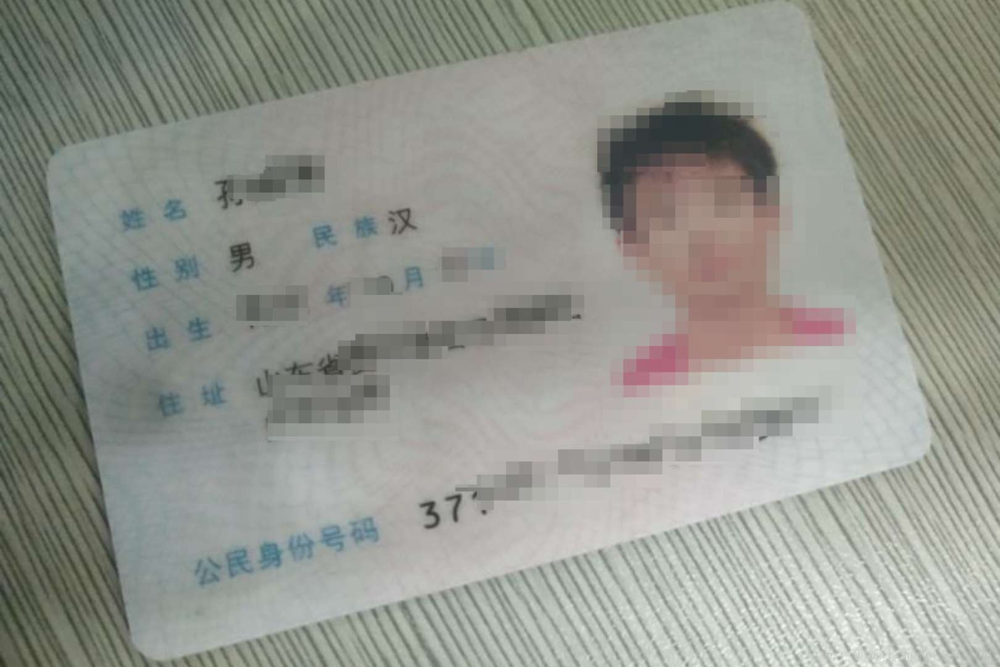
#> input picture example/utils/images/sfz1.png, 1000 x 667 px, shrunk from 1619 x 1080 before the run
$ python xzjz.py
#> lines starting #> are read from the running program, lines starting #| are printed output that depends on the picture; after the words box and inside, x2 and y2 are one past the last pixel; in counts of white or black regions, pixels touching at a corner belong together; long printed decimals are rounded
# Copyright 2019 ChangyuLiu Authors. All Rights Reserved.
# Licensed under the Apache License, Version 2.0 (the "License");
#   you may not use this file except in compliance with the License.
#   You may obtain a copy of the License at
#
#       http://www.apache.org/licenses/LICENSE-2.0
#
# Unless required by applicable law or agreed to in writing, software
# distributed under the License is distributed on an "AS IS" BASIS,
# WITHOUT WARRANTIES OR CONDITIONS OF ANY KIND, either express or implied.
# See the License for the specific language governing permissions and
# limitations under the License.
# ==============================================================================


import cv2
import numpy as np
import math

def fourier_demo():
    #1、灰度化读取文件，
    img = cv2.imread('./images/sfz1.png',0)
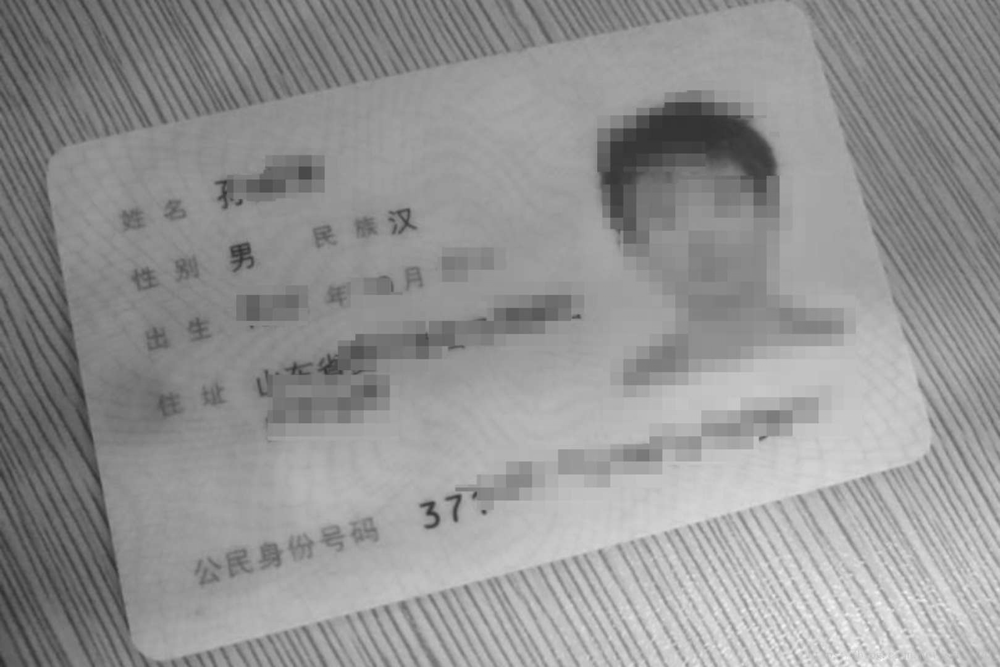
#> img: shape (667, 1000); min 45, max 252, mean 147.3

    #2、图像延扩
    h, w = img.shape[:2]
#> h = 667; w = 1000
    new_h = cv2.getOptimalDFTSize(h)
#> new_h = 675
    new_w = cv2.getOptimalDFTSize(w)
#> new_w = 1000
    right = new_w - w
#> right = 0
    bottom = new_h - h
#> bottom = 8
    nimg = cv2.copyMakeBorder(img, 0, bottom, 0, right, borderType=cv2.BORDER_CONSTANT, value=0)
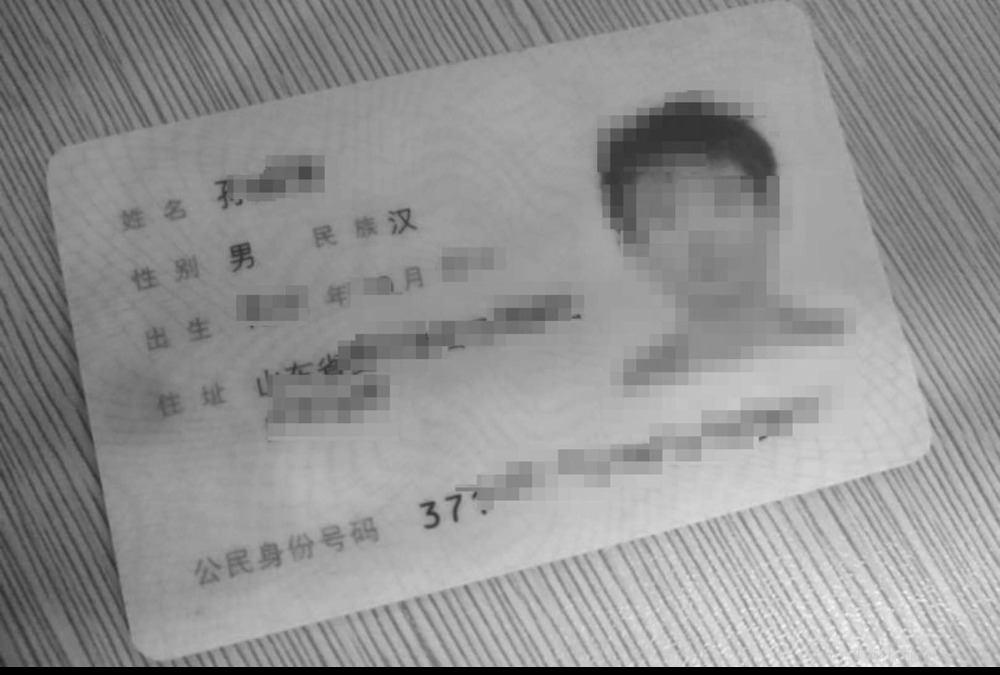
#> nimg: shape (675, 1000); min 0, max 252, mean 145.5
    cv2.imshow('new image', nimg)

    #3、执行傅里叶变换，并过得频域图像
    f = np.fft.fft2(nimg)
    fshift = np.fft.fftshift(f)
    magnitude = np.log(np.abs(fshift))
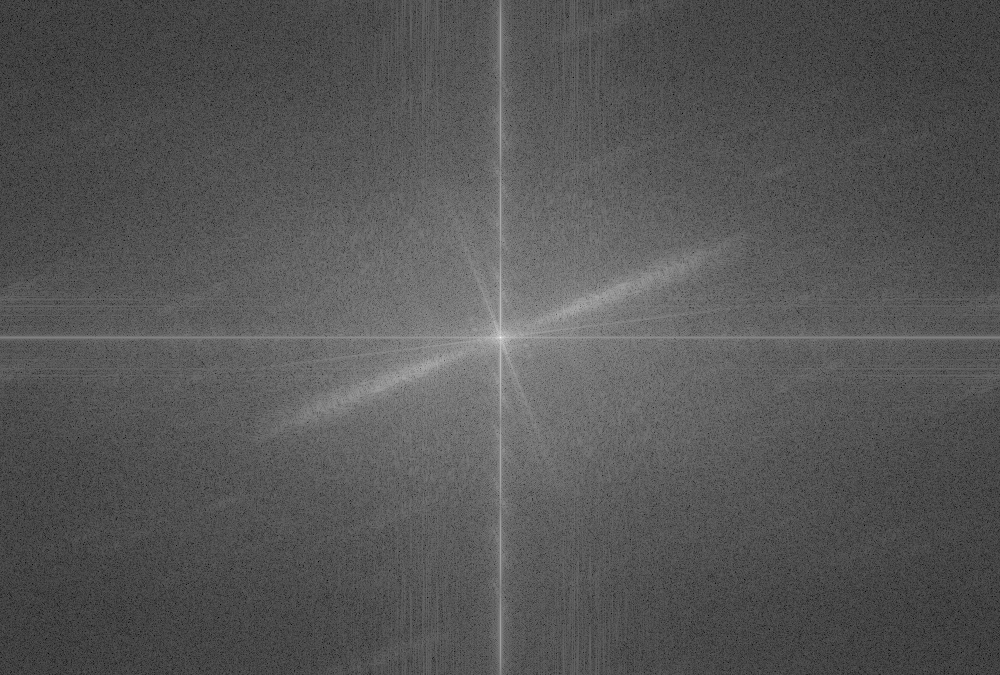
#> magnitude: shape (675, 1000) float64; min 0.825, max 18.4, mean 6.78; drawn with min black and max white


    #二值化
    magnitude_uint = magnitude.astype(np.uint8)
    ret, thresh = cv2.threshold(magnitude_uint, 11, 255, cv2.THRESH_BINARY)
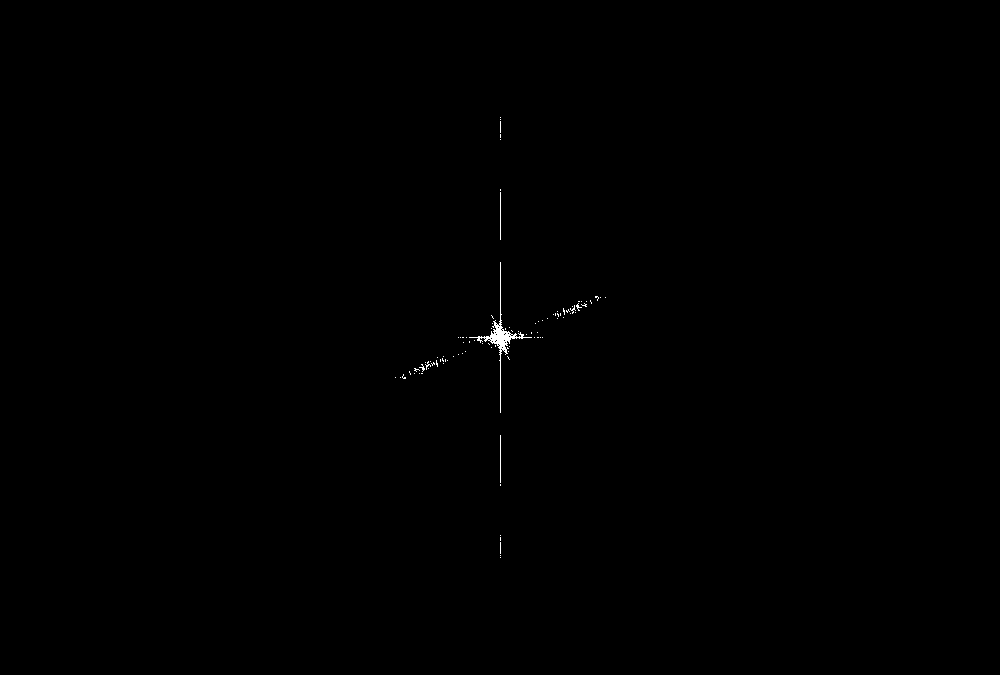
#> thresh: shape (675, 1000); 0.15% white in thin lines or dots, all inside (x1, y1, x2, y2) = (395, 117, 606, 558)
    print(ret)

    cv2.imshow('thresh', thresh)
    print(thresh.dtype)
#| uint8
    #霍夫直线变换
    lines = cv2.HoughLinesP(thresh, 2, np.pi/180, 30, minLineLength=40, maxLineGap=100)
#> lines = [[500, 557, 500, 117], [414, 368, 600, 297], [403, 375, 605, 297], [478, 336, 522, 336], [478, 338, 542, 337], [469, 342, 575, 312], [400, 377, 586, 306], [492, 316, 508, 358], [402, 377, 521, 334], [395, 377, 509, 327], [491, 347, 578, 301]]
    print(len(lines))
#| 11

    #创建一个新图像，标注直线
    lineimg = np.ones(nimg.shape,dtype=np.uint8)
    lineimg = lineimg * 255

    piThresh = np.pi/180
    pi2 = np.pi/2
    print(piThresh)

    for line in lines:
        x1, y1, x2, y2 = line[0]
        cv2.line(lineimg, (x1, y1), (x2, y2), (0, 255, 0), 2)
        if x2 - x1 == 0:
            continue
        else:
            theta = (y2 - y1) / (x2 - x1)
        if abs(theta) < piThresh or abs(theta - pi2) < piThresh:
            continue
        else:
            print(theta)
#> this loop made 11 passes
#> (x1, y1, x2, y2, theta) on passes 2 to 11: (414, 368, 600, 297, -0.382), (403, 375, 605, 297, -0.386), (478, 336, 522, 336, 0), (478, 338, 542, 337, -0.0156), (469, 342, 575, 312, -0.283), (400, 377, 586, 306, -0.382), (492, 316, 508, 358, 2.62), (402, 377, 521, 334, -0.361), (395, 377, 509, 327, -0.439), (491, 347, 578, 301, -0.529)
#| -0.3817
#| -0.3861
#| -0.283
#| -0.3817
#| 2.625
#| -0.3613
#| -0.4386
#| -0.5287
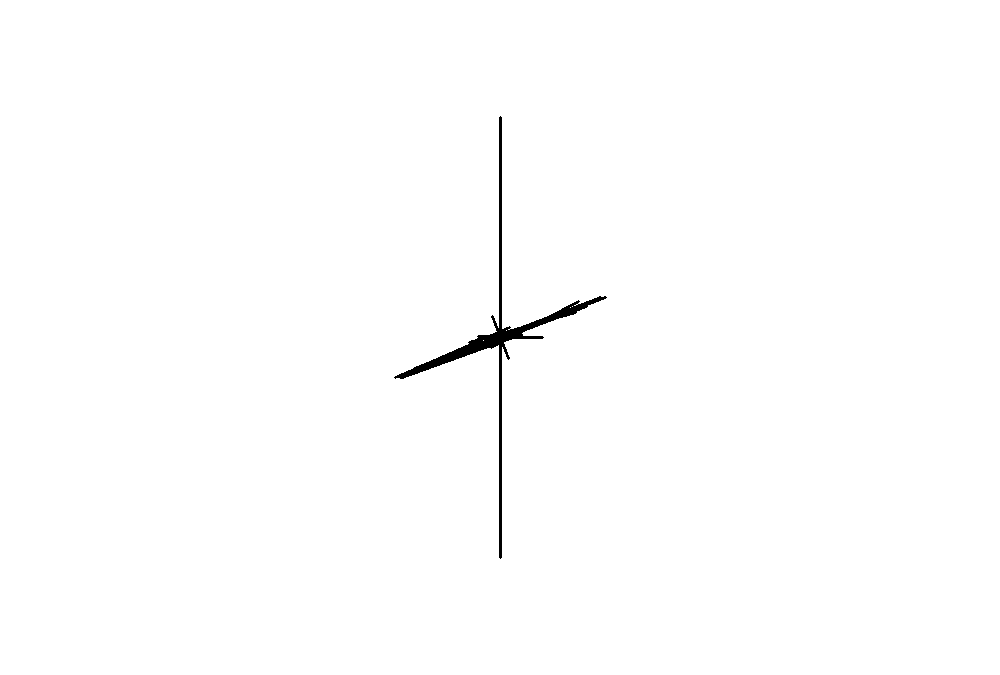
#> lineimg: shape (675, 1000); 99.5% white; 1 black region, box (x1, y1, x2, y2) and area: (394, 116, 607, 559) 3345

    angle = math.atan(theta)
#> angle = -0.486
    print(angle)
#| -0.4864
    angle = angle * (180 / np.pi)
#> angle = -27.87
    print(angle)
#| -27.867
    angle = (angle - 90)/(w/h)
#> angle = -78.62
    print(angle)
#| -78.617

    center = (w//2, h//2)
#> center = (500, 333)
    M = cv2.getRotationMatrix2D(center, angle, 1.0)
#> M = [[0.197, -0.98, 727.8], [0.98, 0.197, -222.9]]
    rotated = cv2.warpAffine(img, M, (w, h), flags=cv2.INTER_CUBIC, borderMode=cv2.BORDER_REPLICATE)
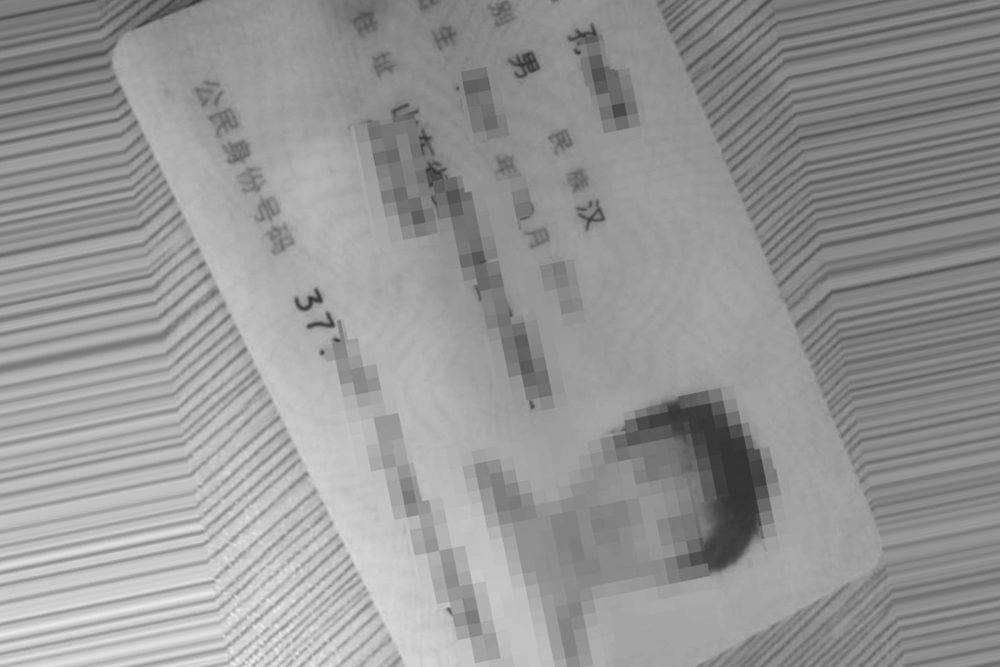
#> rotated: shape (667, 1000); min 47, max 239, mean 149.6
    cv2.imshow('line image', lineimg)
    cv2.imshow('rotated', rotated)

fourier_demo()
cv2.waitKey(0)
cv2.destroyAllWindows()
